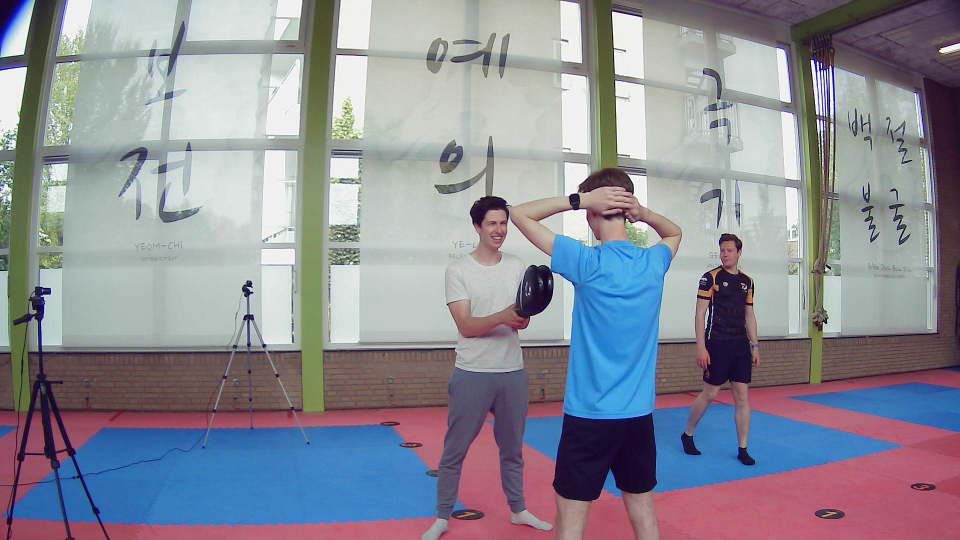
#> input picture siamese/image_dataset/vid10_pair2_frame784.jpg, 1920 x 1080 px (shown at 1/2 size)
$ python -i image_augmentation.py   (imports and definitions only)
#> lines starting #> are read from the running program, lines starting #| are printed output that depends on the picture
import pandas as pd
from PIL import Image, ImageOps, ImageEnhance
import os

# Load the CSV without setting column names
df = pd.read_csv(r"C:\Users\ignac\Documents\InHolland\Year 3\Ludus project\Ludus-referee\siamese\image_pairs2.csv", header=None)
#> (reads siamese/image_pairs2.csv from the repository)

# Define the directory where the images are stored
image_directory = r"C:\Users\ignac\Documents\InHolland\Year 3\Ludus project\Ludus-referee\siamese\image_dataset2"

def augment_image(image_path):
    """Apply various augmentations and save new images."""
#> called with image_path = 'image_dataset/vid10_pair2_frame784.jpg'
    try:
        img = Image.open(image_path)
#> img is the input picture: PIL image 1920x1080 RGB; mean R, G, B 140, 140.6, 150.5
        if img.size != (1920, 1080):
            img = img.resize((1920, 1080))

        augmentations = {
            'flipped': ImageOps.mirror(img),
            'brightness': ImageEnhance.Brightness(img).enhance(1.5),
            'contrast': ImageEnhance.Contrast(img).enhance(1.5)
        }

        augmented_paths = []
        base_name = os.path.splitext(os.path.basename(image_path))[0]

        for key, aug_image in augmentations.items():
            new_name = f"{base_name}_{key}.jpg"
            new_path = os.path.join(image_directory, new_name)
            aug_image.save(new_path)
            augmented_paths.append(new_name)
#> this loop made 3 passes
#> (key, new_name) on passes 1 to 3: ('flipped', 'vid10_pair2_frame784_flipped.jpg'), ('brightness', 'vid10_pair2_frame784_brightness.jpg'), ('contrast', 'vid10_pair2_frame784_contrast.jpg')
#> pass 1, in augment_image, `aug_image.save(new_path)`:
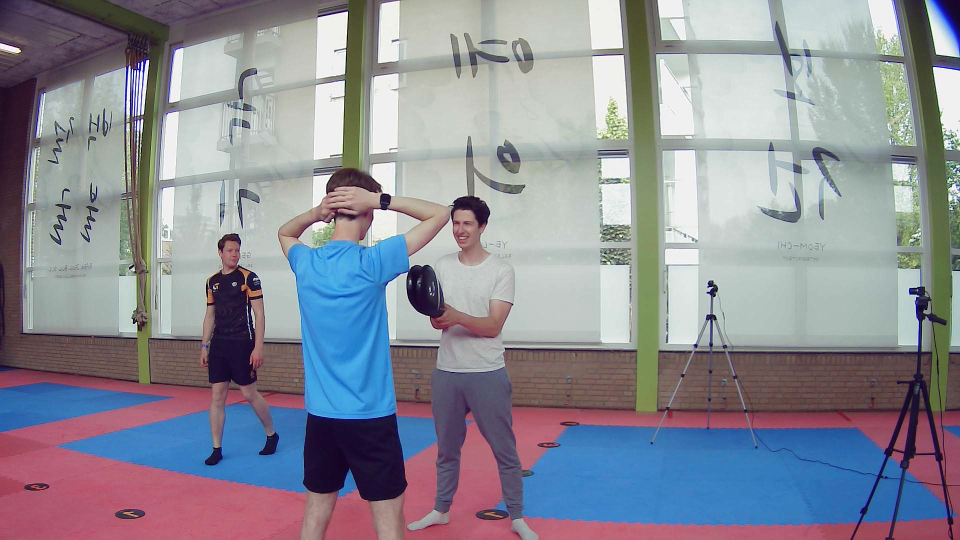
#> saved as vid10_pair2_frame784_flipped.jpg: PIL image 1920x1080 RGB (shown at 1/2 size); mean R, G, B 140, 140.6, 150.5
#> pass 2, in augment_image, `aug_image.save(new_path)`:
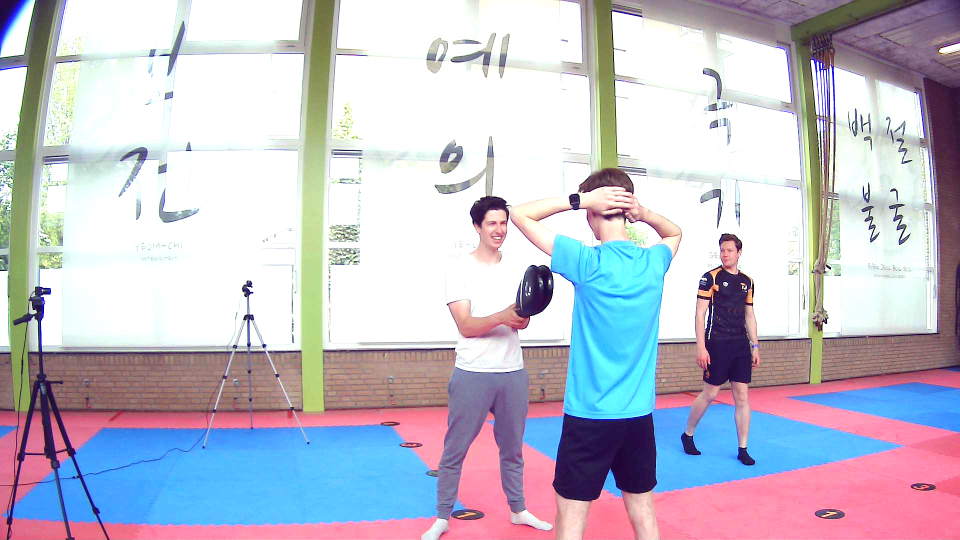
#> saved as vid10_pair2_frame784_brightness.jpg: PIL image 1920x1080 RGB (shown at 1/2 size); mean R, G, B 193.2, 191.2, 204
#> after the loop, augmented_paths = ['vid10_pair2_frame784_flipped.jpg', 'vid10_pair2_frame784_brightness.jpg', 'vid10_pair2_frame784_contrast.jpg']

        return augmented_paths

    except IOError as e:
        print(f"Error processing image {image_path}: {e}")
        return []

new_rows = []

# [9 lines not run here, left out]

# Add augmented pairs to the original DataFrame
augmented_df = pd.DataFrame(new_rows, columns=[0, 1, 2])
final_df = pd.concat([df, augmented_df])

# Save the updated DataFrame to CSV with a specific path
# [5 lines not run here, left out]

>>> result = augment_image('image_dataset/vid10_pair2_frame784.jpg')
#> result has the same summary as augmented_paths in augment_image
